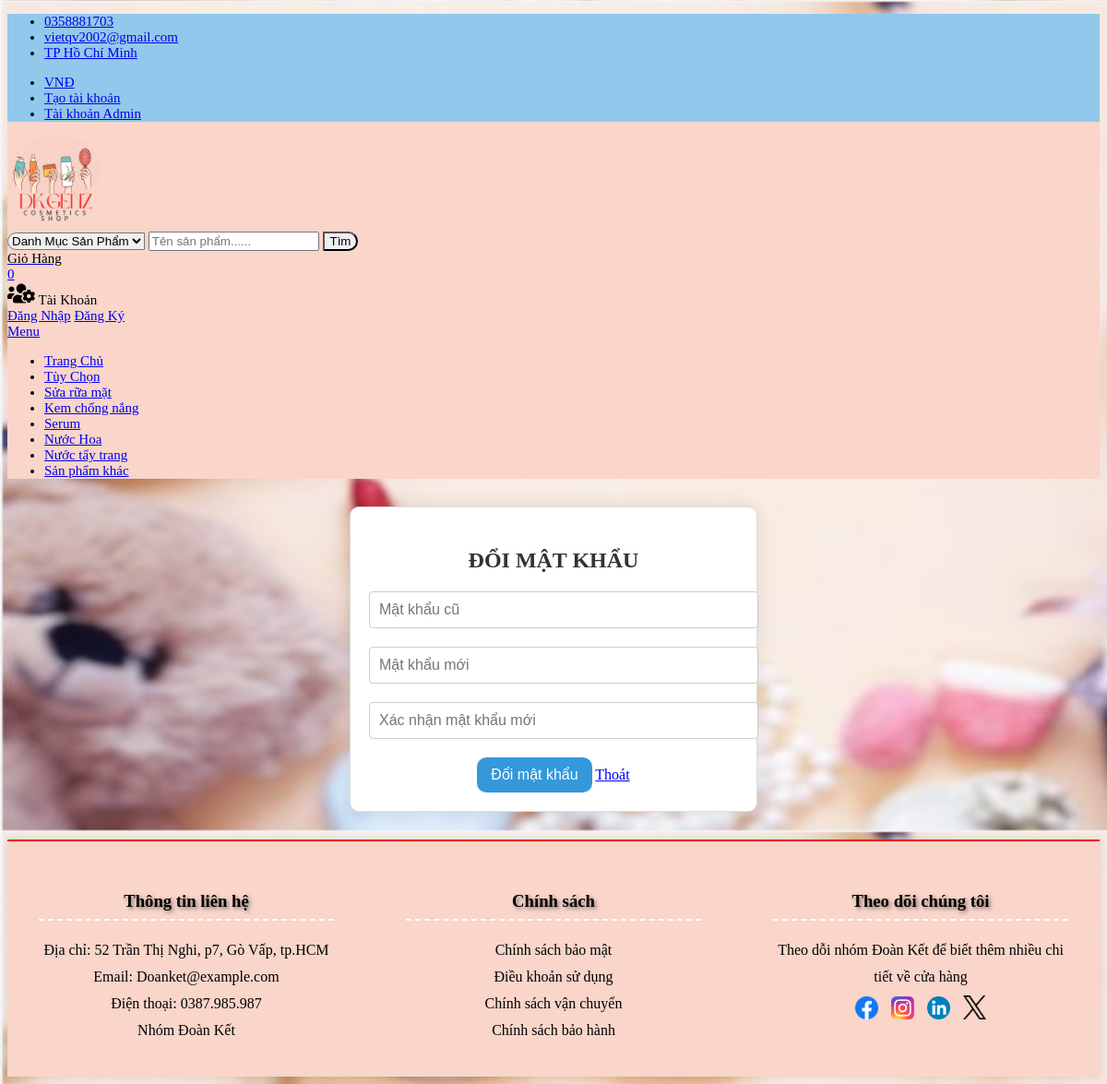
Screenshot of /frontend/change_password.php?act=category&id=1 with the database file from the repository.
### tables this page shows
CREATE TABLE `theloai` (
  `id` int(10) UNSIGNED NOT NULL,
  `ten_tl` varchar(191) NOT NULL,
  `tong_sp` int(11) NOT NULL,
  `ngay_tao` timestamp NOT NULL DEFAULT current_timestamp(),
  `ngay_sua` timestamp NULL DEFAULT current_timestamp()
);

### db/dbhelper.php (called while the page is built, shortened)
<?php
function executeResult($sql){
    $con=mysqli_connect(HOST,USERNAME,PASSWORD,DATABASE);
    $result=mysqli_query($con,$sql);
    $data =[];
    if($result != null){
        while($row =mysqli_fetch_array($result, 1)){
            $data[]=$row;
        }
    }
     return $data;
}

### frontend/change_password.php (the view, shortened to what this page needs)
<?php
    require_once('db/dbhelper.php');
    $act='';
    $id=0;
    if(isset($_GET['act'])){
        $act=$_GET['act'];
    }
    if(isset($_GET['id'])){
        $id=$_GET['id'];
    }
    if ($act == 'category' || $id > 0) {
        $sql = 'SELECT ten_tl FROM theloai WHERE id=' . $id;
    }
?>
<?php
    require_once('db/dbhelper.php');
?>
<!DOCTYPE html>
<html lang="en">
<head>
</head>
<body>
<div id="wapper">
        <div id="header">
            <?php require_once('frontend/header.php'); ?>
        </div>
        <div class="change-password-container">
        <form action='change_password.php' style="text-align:center;" class="change-password-form" method='POST'>
            <h3 class="change-password-title">ĐỔI MẬT KHẨU</h3>
            <div class="form-group">
                <input class="change-password-input" type='password' name='old_password' placeholder="Mật khẩu cũ" required />
            </div>
            <div class="form-group">
                <input class="change-password-input" type='password' name='new_password' placeholder="Mật khẩu mới" required />
            </div>
            <div class="form-group">
                <input class="change-password-input" type='password' name='confirm_password' placeholder="Xác nhận mật khẩu mới" required />
            </div>
                <input class="change-password-button" type='submit' name="doimatkhau" value='Đổi mật khẩu' />
                <a href="index.php" class="btn btn-primary">Thoát</a>
             </form>
            </div>
            <div id="footer">
                <?php require_once('frontend/footer.php'); ?>
            </div>
            </div>
            </body>
            </html>

### frontend/header.php (shortened to what this page needs)
<div id="top-header">
		<header>
				<div class="container">
					<ul class="header-links pull-left">
						<li><a href="#"><i class="fa fa-phone"></i> 0358881703</a></li>
						<li><a href="#"><i class="fa fa-envelope-o"></i> vietqv2002@gmail.com</a></li>
						<li><a href="#"><i class="fa fa-map-marker"></i> TP Hồ Chí Minh</a></li>
					</ul>
					<ul class="header-links pull-right">
						<li><a href="#"><i class="fa fa-dollar"></i> VNĐ</a></li>
						<?php
							if(isset($_SESSION['ten_dangnhap'])){
								 $ten_dangnhap=$_SESSION['ten_dangnhap'];
								 echo '<li><a href="?act=my_account"><i class="fa fa-user-o"></i> Xin chào, '.$ten_dangnhap.'!</a></li>';
							}
								else echo '<li><a href="index.php?act=register"><i class="fa fa-user-o"></i> Tạo tài khoản</a></li>';
						?>
						<li><a href="admin/index.php"><i class="fa fa-lock" aria-hidden="true"></i> Tài khoản Admin</a></li>
					</ul>
				</div>
			</div>
			<div id="header">
				<div class="container">
					<div class="row">
						<div class="col-md-3">
							<div class="header-logo">
								<a href="index.php" class="logo">
									<img src="./img/LOGO.jpg" alt="" width=100px>
								</a>
							</div>
						</div>
						<div class="col-md-6" >
							<div class="header-search">
								<form method="get" >
									<select class="input-select" onchange="location = this.value;" style="border-radius:50px 0 0px 50px">
										<option value="0">Danh Mục Sản Phẩm</option>
										<?php
										$sql='select id, ten_tl from theloai';
										$list=executeResult($sql);
										?>
									</select>
									<input class="input" name="search" placeholder="Tên sản phẩm......" required>
									<button class="search-btn" style="border-radius:0px 50px 50px 0px;">Tìm</button>
								</form>
							</div>
						</div>
						<div class="col-md-3 clearfix">
							<div class="header-ctn">
								<?php
									$qty=0;
								?>
								<div class="">
									<a href="?act=cart">
										<span style=" font-size: 15px; color: black;">Giỏ Hàng</span>
										<div class="qty" id="qtyPro"><?=$qty?></div>
									</a>
								</div>
								<div class="dropdown">
									<a class="dropdown-toggle" data-toggle="dropdown" aria-expanded="true">
										<i style="color: black;"><img src="img/users-cog-solid.svg" alt="XYZ" style=" width:30px;" /></i>
										<span style=" font-size: 15px; color: black;">Tài Khoản</span>
									</a>
									<div class="cart-dropdown">
										<div class="cart-btns">
											<a href="index.php?act=login">Đăng Nhập</a>
											<?php
												if(isset($_SESSION['ten_dangnhap'])){
													echo '<a href="frontend/logout.php">Đăng Xuất <i class="fa fa-arrow-circle-right"></i></a>';
												}else echo '<a href="index.php?act=register">Đăng Ký</a>';
											?>
										</div>
									</div>
								</div>
								<div class="menu-toggle">
									<a href="#">
										<span>Menu</span>
									</a>
								</div>
							</div>
						</div>
					</div>
				</div>
			</div>
		<nav id="navigation">
			<div class="container">
				<div id="responsive-nav">
					<ul class="main-nav nav navbar-nav">
						<?php
							if($act=='' && !(isset($_GET['id']))) {
								echo '<li class="active"><a href="index.php">Trang Chủ</a></li>';
							}else echo '<li><a href="index.php">Trang Chủ</a></li>';
							if($act=='hot'){
								echo '<li class="active"><a href="index.php?act=category">Tùy Chọn</a></li>';
							}else echo '<li><a href="?act=category">Tùy Chọn</a></li>';
						?>
						<?php
							if(isset($_GET['id'])) $id=$_GET['id'];
							$sql='select id, ten_tl from theloai';
							$list=executeResult($sql);
										foreach($list as $item){
											if($item['id']==$id){
												echo '<li class="active"><a href="?act=category&id='.$item['id'].'">'.$item['ten_tl'].'</a></li>';
											}else echo '<li><a href="?act=category&id='.$item['id'].'">'.$item['ten_tl'].'</a></li>';
										}
						?>
					</ul>
				</div>
			</div>
		</nav>

### frontend/change_password.php (style rules this page uses)
body { background: url('./img/1.jpg'); background-size: 1600px 900px; }
.change-password-container { max-width: 400px; margin: 30px auto; padding: 20px; background-color: #fff; border: 1px solid #ddd; border-radius: 10px; box-shadow: 0 0 20px rgba(0, 0, 0, 0.1); }
.change-password-title { font-size: 24px; color: #333; margin-bottom: 20px; }
.form-group { margin-bottom: 20px; }
.change-password-input { width: 100%; padding: 10px; border: 1px solid #ccc; border-radius: 4px; font-size: 16px; transition: border-color 0.3s; }
.change-password-button { background-color: #3498db; color: #fff; padding: 10px 15px; border: none; border-radius: 10px; font-size: 16px; cursor: pointer; transition: background-color 0.3s; }

### frontend/header.php (style rules this page uses)
#header { background-color: #F9D5CA; }
#top-header { background-color:#91C8EB; }
.container { font-size: 15px; }

### frontend/footer.php (style rules this page uses)
#footer { background-color: #F9D5CA; color: #000000; padding: 20px 0; margin-top: auto; width: 100%; transition: background-color 0.3s ease; box-shadow: 0px 0px 10px rgba(0, 0, 0, 0.1); position: relative; z-index: 1; border-top: 2px solid red; }

### rows the page displays
theloai: ten_tl "Sửa rữa mặt"
theloai: ten_tl "Kem chống nắng"
theloai: ten_tl "Serum"
theloai: ten_tl "Nước Hoa"
theloai: ten_tl "Nước tẩy trang"
theloai: ten_tl "Sản phẩm khác"

### other values shown
$qty "0"
